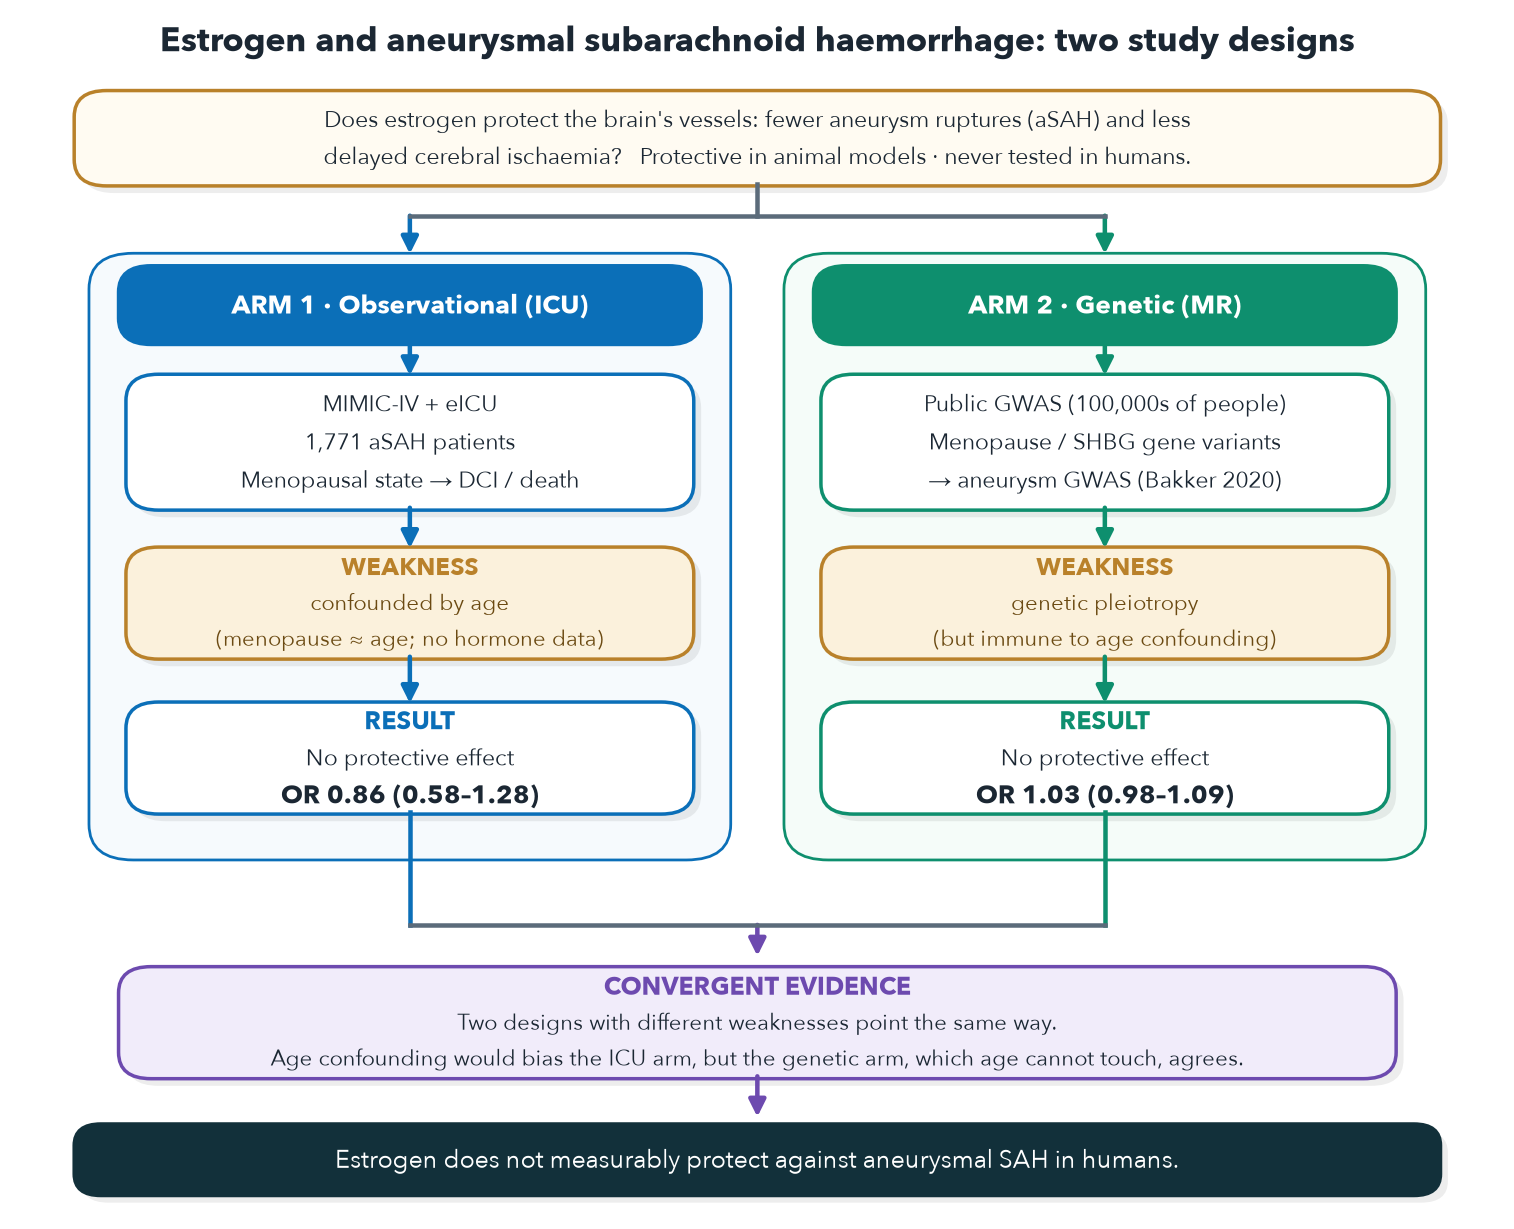

The script that saved this image:
"""One-page workflow diagram: triangulating the role of estrogen in aSAH.

Design: swimlanes per arm, solid header banners, soft drop shadows for depth,
symmetric top-fork / bottom-merge right-angle connectors, emphasized result
numbers, restrained palette, clean sans-serif, text centered in every box.
"""
import matplotlib
matplotlib.use("Agg")
import matplotlib.pyplot as plt
from matplotlib.lines import Line2D
from matplotlib.patches import FancyArrowPatch, FancyBboxPatch

plt.rcParams.update({"font.family": ["Avenir Next", "Arial"], "font.size": 10})

INK = "#1b2733"; MUTE = "#5b6b7a"
BLUE = "#0B6FB8"; BLUE_BG = "#EAF3FB"; BLUE_PANEL = "#F6FAFD"
GREEN = "#0E8F6E"; GREEN_BG = "#E8F6F1"; GREEN_PANEL = "#F5FCF9"
PUR = "#6D4AAF"; PUR_BG = "#F1ECFA"
AMBER = "#B9812A"; AMBER_BG = "#FBF1DC"
SHADOW = (0, 0, 0, 0.07)

fig, ax = plt.subplots(figsize=(10.6, 8.6)); ax.axis("off")
ax.set_xlim(0, 100); ax.set_ylim(0, 100)


def _round(x, y, w, h, fc, ec, lw, rs):
    ax.add_patch(FancyBboxPatch((x - w / 2, y - h / 2), w, h,
                 boxstyle=f"round,pad=0.2,rounding_size={rs}", fc=fc, ec=ec, lw=lw))


def card(x, y, w, h, lines, *, head=None, fc="white", ec=BLUE, tc=INK, head_c=None,
         fs=9.3, lh=3.3, rs=2.2, lw=1.4, shadow=True, emph_last=False):
    if shadow:
        _round(x + 0.5, y - 0.6, w, h, SHADOW, "none", 0, rs)
    _round(x, y, w, h, fc, ec, lw, rs)
    items = ([("h", head)] if head else []) + [("b", ln) for ln in lines]
    total = (len(items) - 1) * lh
    top = y + total / 2
    for i, (kind, txt) in enumerate(items):
        yy = top - i * lh
        if kind == "h":
            ax.text(x, yy, txt, ha="center", va="center", fontsize=fs + 1.0,
                    color=head_c or ec, fontweight="bold")
        else:
            last = (i == len(items) - 1)
            ax.text(x, yy, txt, ha="center", va="center",
                    fontsize=fs + (1.3 if emph_last and last else 0),
                    fontweight="bold" if emph_last and last else "normal", color=tc)


def varrow(x, y1, y2, color=MUTE, lw=1.8):
    ax.add_patch(FancyArrowPatch((x, y1), (x, y2), arrowstyle="-|>",
                 mutation_scale=14, color=color, lw=lw, shrinkA=0, shrinkB=0))


# title
ax.text(50, 97.3, "Estrogen and aneurysmal subarachnoid haemorrhage: two study designs",
        ha="center", fontsize=13.5, fontweight="bold", color=INK)

# question
card(50, 90, 92, 7.6, [
    "Does estrogen protect the brain's vessels: fewer aneurysm ruptures (aSAH) and less",
    "delayed cerebral ischaemia?   Protective in animal models · never tested in humans."],
    fc="#FFFBF2", ec=AMBER, fs=9.2, lh=3.1)

# top fork (question -> both arm headers), mirrors the bottom merge
fork_y = 83.5
ax.add_line(Line2D([50, 50], [86.2, fork_y], color=MUTE, lw=1.8))
ax.add_line(Line2D([26.5, 73.5], [fork_y, fork_y], color=MUTE, lw=1.8))
varrow(26.5, fork_y, 80.3, color=BLUE)
varrow(73.5, fork_y, 80.3, color=GREEN)

# swimlane panels
_round(26.5, 54.9, 43, 50.5, BLUE_PANEL, BLUE, 1.1, 3)
_round(73.5, 54.9, 43, 50.5, GREEN_PANEL, GREEN, 1.1, 3)

# solid header banners
card(26.5, 76, 39, 6.2, [], head="ARM 1 · Observational (ICU)", fc=BLUE, ec=BLUE,
     head_c="white", fs=9.6, shadow=False)
card(73.5, 76, 39, 6.2, [], head="ARM 2 · Genetic (MR)", fc=GREEN, ec=GREEN,
     head_c="white", fs=9.6, shadow=False)

# setup
card(26.5, 64.5, 38, 11, [
    "MIMIC-IV + eICU", "1,771 aSAH patients", "Menopausal state → DCI / death"],
    ec=BLUE, fs=9.1, lh=3.2)
card(73.5, 64.5, 38, 11, [
    "Public GWAS (100,000s of people)", "Menopause / SHBG gene variants",
    "→ aneurysm GWAS (Bakker 2020)"], ec=GREEN, fs=9.1, lh=3.2)

# weakness
card(26.5, 51, 38, 9, ["confounded by age", "(menopause ≈ age; no hormone data)"],
     head="WEAKNESS", fc=AMBER_BG, ec=AMBER, tc="#6b4a12", fs=8.7, lh=3.0)
card(73.5, 51, 38, 9, ["genetic pleiotropy", "(but immune to age confounding)"],
     head="WEAKNESS", fc=AMBER_BG, ec=AMBER, tc="#6b4a12", fs=8.7, lh=3.0)

# result (emphasize the OR)
card(26.5, 38, 38, 9, ["No protective effect", "OR 0.86 (0.58–1.28)"],
     head="RESULT", fc="white", ec=BLUE, fs=9.2, lh=3.1, emph_last=True)
card(73.5, 38, 38, 9, ["No protective effect", "OR 1.03 (0.98–1.09)"],
     head="RESULT", fc="white", ec=GREEN, fs=9.2, lh=3.1, emph_last=True)

# intra-lane arrows
for x, c in [(26.5, BLUE), (73.5, GREEN)]:
    varrow(x, 72.8, 70.1, color=c)
    varrow(x, 59.0, 55.6, color=c)
    varrow(x, 46.5, 42.6, color=c)

# bottom merge (right-angle)
rail = 24
for x, c in [(26.5, BLUE), (73.5, GREEN)]:
    ax.add_line(Line2D([x, x], [33.5, rail], color=c, lw=1.8))
ax.add_line(Line2D([26.5, 73.5], [rail, rail], color=MUTE, lw=1.8))
varrow(50, rail, 21.4, color=PUR)

# convergence
card(50, 15.8, 86, 9, [
    "Two designs with different weaknesses point the same way.",
    "Age confounding would bias the ICU arm, but the genetic arm, which age cannot touch, agrees."],
    head="CONVERGENT EVIDENCE", fc=PUR_BG, ec=PUR, fs=8.9, lh=3.0)
varrow(50, 11.3, 7.9, color=PUR)

# conclusion
card(50, 4.3, 92, 5.6, [
    "Estrogen does not measurably protect against aneurysmal SAH in humans."],
    fc="#12303a", ec="#12303a", tc="white", fs=10.2, rs=1.8, shadow=True)

fig.savefig("/Volumes/Niels 2/MIMIC/estrogen-asah-two-designs/figures/study_workflow.png",
            dpi=180, bbox_inches="tight", facecolor="white")
print("saved")
